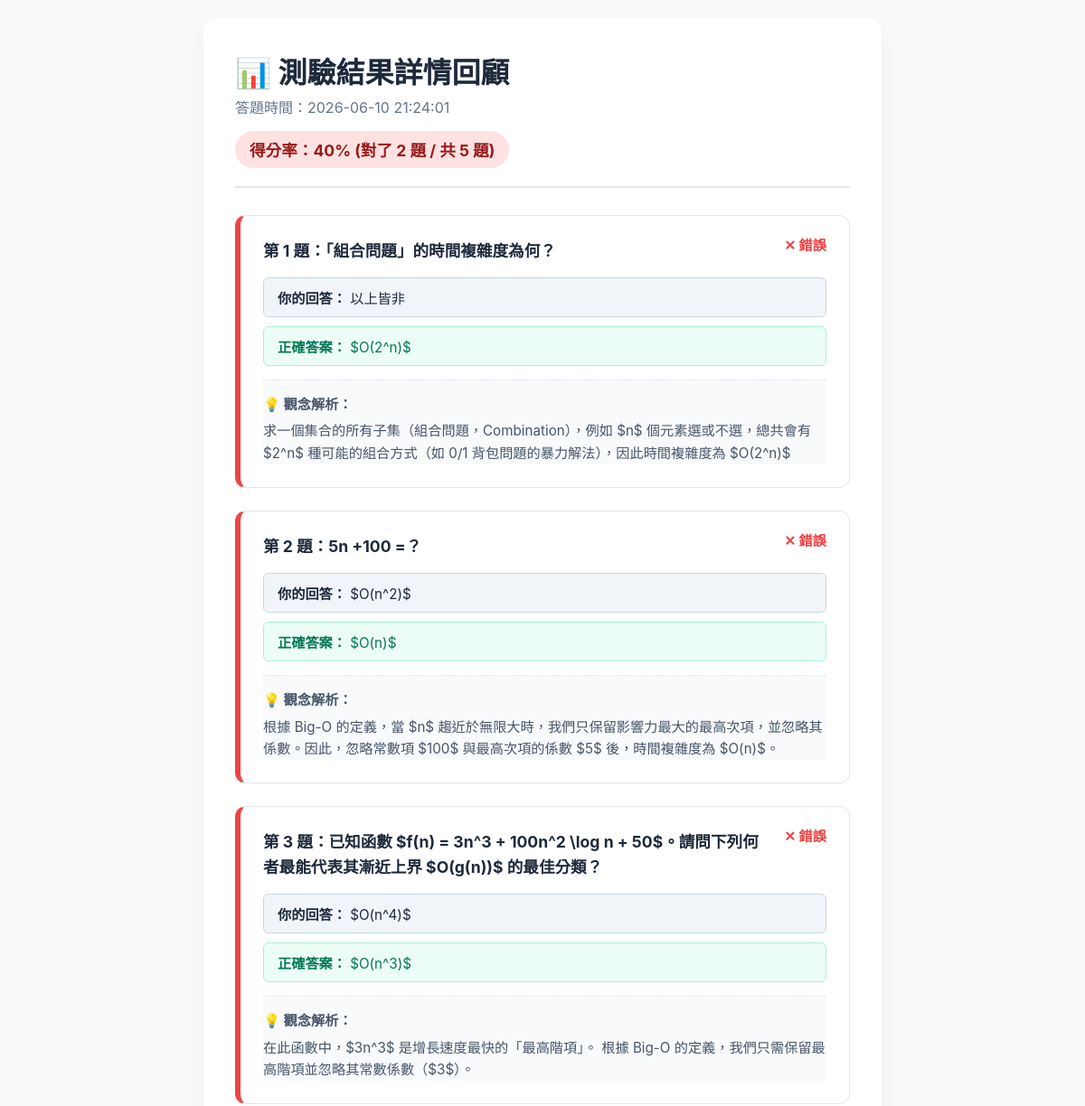
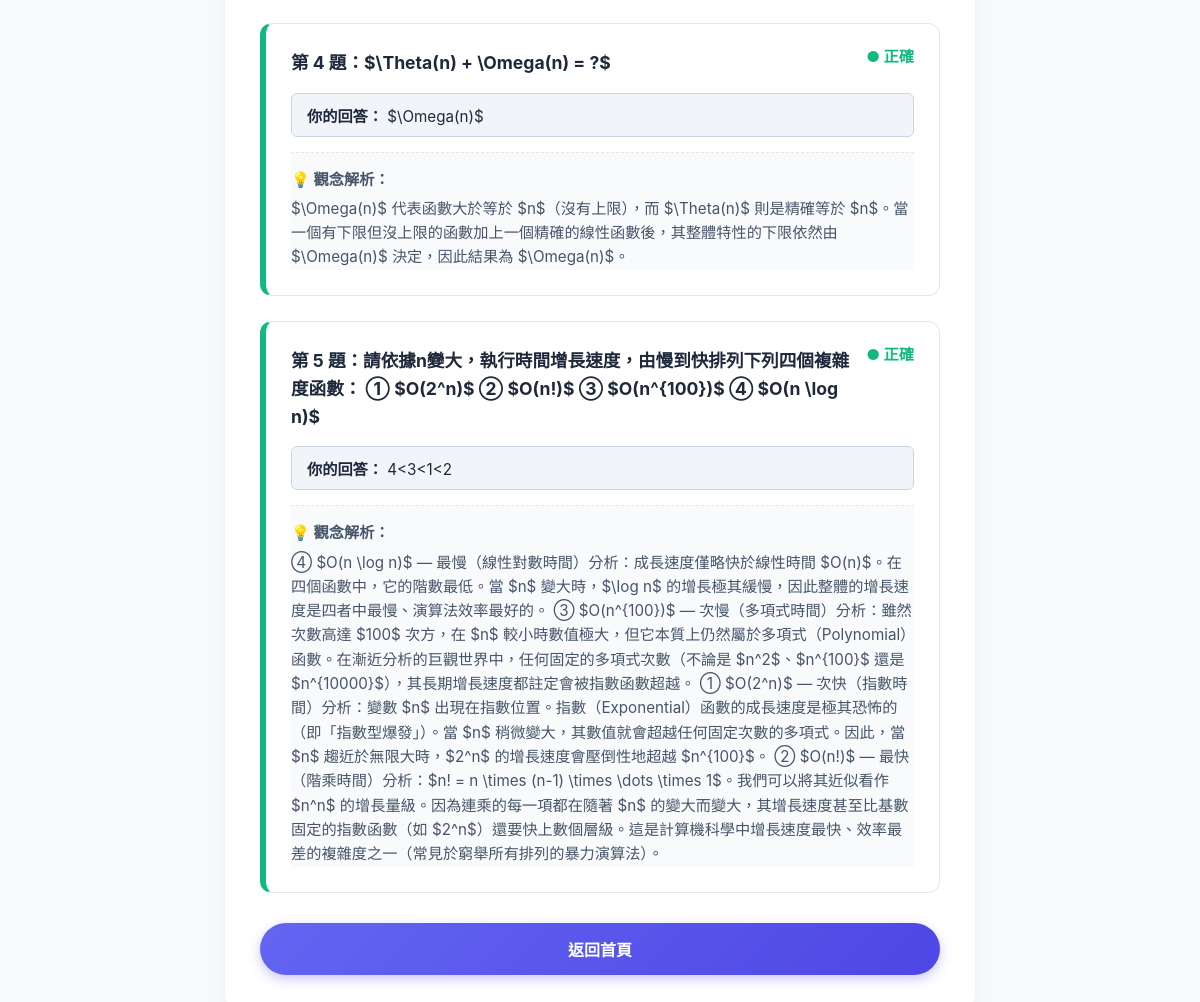
Page /record/28/ (signed in) on the committed database (2 pictures, top to bottom).
### quiz/models.py (models this page shows, shortened)
class QuizRecord(models.Model):
    user = models.ForeignKey(User, on_delete=models.CASCADE, related_name='quiz_records')
    total_questions = models.IntegerField(verbose_name="總題數")
    correct_count = models.IntegerField(verbose_name="答對題數")
    score_percent = models.IntegerField(verbose_name="得分率")
    duration = models.CharField(max_length=10, verbose_name="花費時間")
    created_at = models.DateTimeField(auto_now_add=True, verbose_name="作答時間")

class QuizAnswer(models.Model):
    quiz_record = models.ForeignKey(QuizRecord, on_delete=models.CASCADE, related_name='answers')
    question = models.ForeignKey(Question, on_delete=models.CASCADE)
    user_choice_text = models.CharField(max_length=255)
    is_correct = models.BooleanField()

class Question(models.Model):
    content = models.TextField(verbose_name="題目內容")
    explanation = models.TextField(verbose_name="題目解析", blank=True, null=True, default="暫無解析。")

class Choice(models.Model):
    question = models.ForeignKey(Question, related_name='choices', on_delete=models.CASCADE)
    text = models.CharField(max_length=255, verbose_name="選項內容")
    is_correct = models.BooleanField(default=False, verbose_name="正確答案")

### quiz/views.py (the view)
# urls.py: path('record/<int:record_id>/', views.record_detail, name='record_detail'),
@login_required(login_url='login')
def record_detail(request, record_id):
    record = get_object_or_404(QuizRecord, id=record_id, user=request.user)
    details = record.answers.all()
    return render(request, 'quiz/record_detail.html', {
        'record': record,
        'details': details
    })

### quiz/templates/quiz/record_detail.html (shortened to what this page needs)
<!DOCTYPE html>
<html lang="zh-TW">
<head>
</head>
<body class="tex2jax_process">
    <div class="container">
        <div class="header">
            <h1 style="margin:0 0 5px 0;">📊 測驗結果詳情回顧</h1>
            <p style="color: #64748b; margin: 5px 0;">答題時間：{{ record.created_at|date:"Y-m-d H:i:s" }}</p>
            <div class="score-badge {% if record.score_percent >= 60 %}score-pass{% else %}score-fail{% endif %}">
                得分率：{{ record.score_percent }}% (對了 {{ record.correct_count }} 題 / 共 {{ record.total_questions }} 題)
            </div>
        </div>
        <div class="questions-list">
            {% for detail in details %}
            <div class="question-card {% if detail.is_correct %}card-correct{% else %}card-wrong{% endif %}">
                <div class="status-tag {% if detail.is_correct %}status-correct{% else %}status-wrong{% endif %}">
                    {% if detail.is_correct %}● 正確{% else %}✕ 錯誤{% endif %}
                </div>
                <div class="question-text">
                    第 {{ forloop.counter }} 題：{{ detail.question.content|safe }}
                </div>
                <div class="answer-info user-choice">
                    <strong>你的回答：</strong> {{ detail.user_choice_text|slice:"4:"|safe }}
                </div>
                {% if not detail.is_correct %}
                <div class="answer-info correct-choice">
                    <strong>正確答案：</strong>
                    {% for choice in detail.question.choices.all %}
                        {% if choice.is_correct %}
                            {{ choice.text|slice:"4:"|safe }}
                        {% endif %}
                    {% endfor %}
                </div>
                {% endif %}
                {% if detail.question.explanation %}
                <div class="explanation-box">
                    <strong>💡 觀念解析：</strong><br>
                    <div style="margin-top: 5px;">{{ detail.question.explanation|safe }}</div>
                </div>
                {% endif %}
            </div>
            {% endfor %}
        </div>
        <a href="{% url 'index' %}" class="back-btn">返回首頁</a>
    </div>
</body>
</html>

### quiz/templates/quiz/record_detail.html (style rules this page uses)
:root { --primary-color: #4f46e5; --text-main: #1e293b; --success-color: #10b981; --danger-color: #ef4444; --border-color: #e2e8f0; }
body { font-family: -apple-system, BlinkMacSystemFont, sans-serif; background-color: #f8fafc; color: var(--text-main); margin: 0; padding: 20px; display: flex; flex-direction: column; align-items: center; min-height: 100vh; }
.container { width: 100%; max-width: 750px; background: #ffffff; padding: 35px; border-radius: 16px; box-shadow: 0 10px 25px rgba(0,0,0,0.05); box-sizing: border-box; }
.header { border-bottom: 2px solid var(--border-color); padding-bottom: 20px; margin-bottom: 30px; }
.score-badge { display: inline-block; padding: 8px 16px; border-radius: 50px; font-weight: bold; font-size: 1.1rem; margin-top: 10px; }
.score-fail { background-color: #fee2e2; color: #991b1b; }
.question-card { background: #fff; border: 1px solid var(--border-color); border-radius: 12px; padding: 25px; margin-bottom: 25px; position: relative; overflow: hidden; }
.card-correct { border-left: 6px solid var(--success-color); }
.card-wrong { border-left: 6px solid var(--danger-color); }
.status-tag { position: absolute; top: 20px; right: 25px; font-weight: bold; font-size: 0.95rem; }
.status-correct { color: var(--success-color); }
.status-wrong { color: var(--danger-color); }
.question-text { font-weight: 700; font-size: 1.1rem; margin-bottom: 15px; padding-right: 60px; line-height: 1.6; }
.answer-info { margin: 10px 0; padding: 10px 15px; border-radius: 6px; font-size: 0.95rem; }
.user-choice { background-color: #f1f5f9; border: 1px solid #cbd5e1; }
.correct-choice { background-color: #ecfdf5; border: 1px solid #a7f3d0; color: #047857; }
.explanation-box { background-color: #f8fafc; border-top: 1px dashed var(--border-color); margin-top: 15px; padding-top: 15px; font-size: 0.95rem; color: #475569; line-height: 1.6; }
.back-btn { display: block; width: 100%; padding: 14px; font-size: 16px; font-weight: 600; color: white; background: linear-gradient(135deg, #6366f1 0%, #4f46e5 100%); border: none; border-radius: 50px; cursor: pointer; text-align: center; text-decoration: none; box-sizing: border-box; margin-top: 30px; box-shadow: 0 4px 12px rgba(79, 70, 229, 0.3); }

### rows in the picture
QuizRecord: created_at "2026-06-10 21:24:01", score_percent "40", correct_count "2", total_questions "5"
QuizAnswer: is_correct "✕ 錯誤", question.content "「組合問題」的時間複雜度為何？", user_choice_text "以上皆非", question.explanation "求一個集合的所有子集（組合問題，Combination），例如 $n$ 個元素選或不選，總共會有 $2^n$ 種可能的組合方式（如 0/1 背包問題的暴力解法），因此時間複雜度為 $O(2^n)$"
Choice: text "$O(2^n)$"
QuizAnswer: is_correct "✕ 錯誤", question.content "5n +100 =？", user_choice_text "$O(n^2)$", question.explanation "根據 Big-O 的定義，當 $n$ 趨近於無限大時，我們只保留影響力最大的最高次項，並忽略其係數。因此，忽略常數項 $100$ 與最高次項的係數 $5$ 後，時間複雜度為 $O(n)$。"
Choice: text "$O(n)$"
QuizAnswer: is_correct "✕ 錯誤", question.content "已知函數 $f(n) = 3n^3 + 100n^2 \\log n + 50$。請問下列何者最能代表其漸近上界 $O(g(n))$ 的最佳分類？", user_choice_text "$O(n^4)$", question.explanation "在此函數中，$3n^3$ 是增長速度最快的「最高階項」。 根據 Big-O 的定義，我們只需保留最高階項並忽略其常數係數（$3$）。"
Choice: text "$O(n^3)$"
QuizAnswer: is_correct "● 正確", question.content "$\\Theta(n) + \\Omega(n) = ?$", user_choice_text "$\\Omega(n)$", question.explanation "$\\Omega(n)$ 代表函數大於等於 $n$（沒有上限），而 $\\Theta(n)$ 則是精確等於 $n$。當一個有下限但沒上限的函數加上一個精確的線性函數後，其整體特性的下限依然由 $\\Omega(n)$ 決定，因此結果為 $\\Omega(n)$。"
QuizAnswer: is_correct "● 正確", question.content "請依據n變大，執行時間增長速度，由慢到快排列下列四個複雜度函數： ① $O(2^n)$ ② $O(n!)$ ③ $O(n^{100})$ ④ $O(n \\log n)$", user_choice_text "4<3<1<2", question.explanation "④ $O(n \\log n)$ — 最慢（線性對數時間）分析：成長速度僅略快於線性時間 $O(n)$。在四個函數中，它的階數最低。當 $n$ 變大時，$\\log n$ 的增長極其緩慢，因此整體的增長速度是四者中最慢、演算法效率最好的。 ③ $O(n^{100})$ — 次慢（多項式時間）分析：雖然次數高達 $100$ 次方，在 $n$ 較小時數值極大，但它本質上仍然屬於多項式（Polynomial）函數。在漸近分析的巨觀世界中，任何固定的多項式次數（不論是 $n^2$、$n^{100}$ 還是 $n^{10000}$），其長期增長速度都註定會被指數函數超越。 ① $O(2^n)$ — 次快（指數時間）分析：變數 $n$ 出現在指數位置。指數（Exponential）函數的成長速度是極其恐怖的（即「指數型爆發」）。當 $n$ 稍微變大，其數值就會超越任何固定次數的多項式。因此，當 $n$ 趨近於無限大時，$2^n$ 的增長速度會壓倒性地超越 $n^{100}$。 ② $O(n!)$ — 最快（階乘時間）分析：$n! = n \\times (n-1) \\times \\dots \\times 1$。我們可以將其近似看作 $n^n$ 的增長量級。因為連乘的每一項都在隨著 $n$ 的變大而變大，其增長速度甚至比基數固定的指數函數（如 $2^n$）還要快上數個層級。這是計算機科學中增長速度最快、效率最差的複雜度之一（常見於窮舉所有排列的暴力演算法）。"
